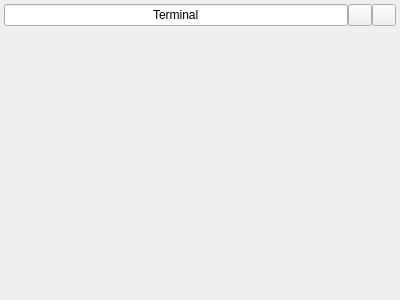
<?xml version="1.0" encoding="UTF-8"?>
<ui version="4.0">
 <class>TerminalFrame</class>
 <widget class="QWidget" name="TerminalFrame">
  <property name="geometry">
   <rect>
    <x>0</x>
    <y>0</y>
    <width>400</width>
    <height>300</height>
   </rect>
  </property>
  <property name="windowTitle">
   <string>Form</string>
  </property>
  <layout class="QGridLayout" name="gridLayout">
   <property name="leftMargin">
    <number>4</number>
   </property>
   <property name="topMargin">
    <number>4</number>
   </property>
   <property name="rightMargin">
    <number>4</number>
   </property>
   <property name="bottomMargin">
    <number>4</number>
   </property>
   <property name="spacing">
    <number>0</number>
   </property>
   <item row="0" column="1">
    <widget class="QPushButton" name="btnColor">
     <property name="maximumSize">
      <size>
       <width>24</width>
       <height>24</height>
      </size>
     </property>
     <property name="focusPolicy">
      <enum>Qt::ClickFocus</enum>
     </property>
     <property name="text">
      <string/>
     </property>
    </widget>
   </item>
   <item row="0" column="0">
    <widget class="QLineEdit" name="leditTitle">
     <property name="focusPolicy">
      <enum>Qt::ClickFocus</enum>
     </property>
     <property name="text">
      <string>Terminal</string>
     </property>
     <property name="alignment">
      <set>Qt::AlignCenter</set>
     </property>
    </widget>
   </item>
   <item row="0" column="2">
    <widget class="QPushButton" name="btnPath">
     <property name="maximumSize">
      <size>
       <width>24</width>
       <height>24</height>
      </size>
     </property>
     <property name="focusPolicy">
      <enum>Qt::ClickFocus</enum>
     </property>
     <property name="text">
      <string/>
     </property>
    </widget>
   </item>
   <item row="1" column="0" colspan="3">
    <widget class="QWidget" name="terminalHost" native="true">
     <property name="focusPolicy">
      <enum>Qt::NoFocus</enum>
     </property>
    </widget>
   </item>
  </layout>
 </widget>
 <resources/>
 <connections/>
</ui>
